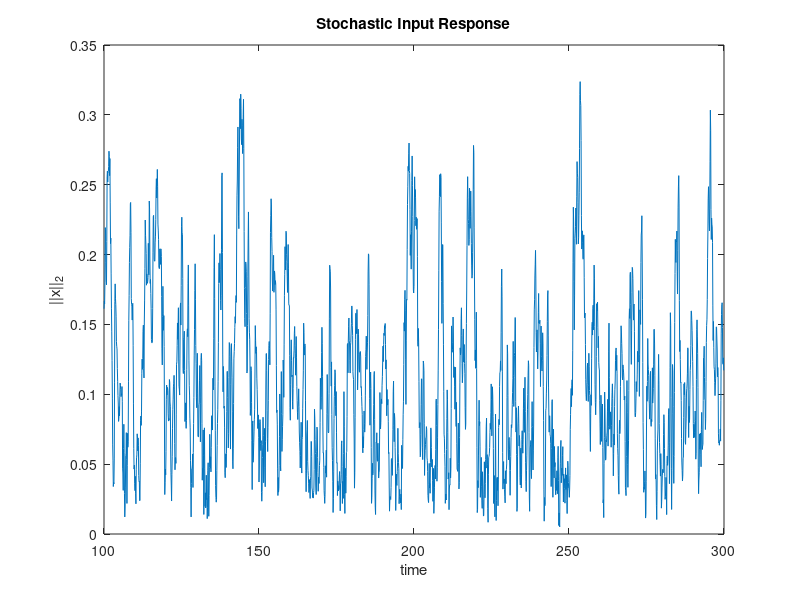
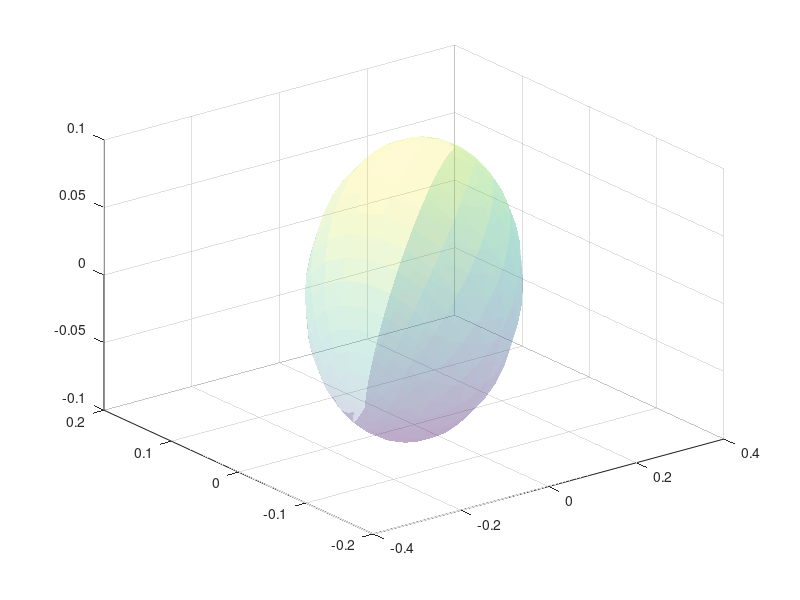

Reproduce these figures in MATLAB, in order. (Note: this script raises an error after producing the figures.)
clear; clc; close all

rng(42);
n = 3;
I = eye(n);
Sigma_w = 0.1 * I; % Uncorrelated noise

% Derive A
% S = randn(n);
% S = 0.5 * (S - S'); % Ensure skew-symmetry
% Sigma = I;
% A = (-1/2 * Sigma_w + S) / Sigma;

% Derive Sigma
S = randn(n); S = 0.5*(S - S'); % Random skew-symmetric part
Q = randn(n); Q = Q'*Q; % Random negative definite part
A = -Q + S;            
Sigma = lyap(A, Sigma_w);
S = 0.5 * (A * Sigma - Sigma * A.');

ev = eig(A);
fprintf('max real part = %.4g\n', max(real(ev)));

% Simulation parameters
n_time = 2e3; %1e4; % Simulation time steps
transient_length = 1e3;
tr = 0.1; % Sampling period
t = 0 : tr : (n_time + transient_length - 1) * tr;

%% SIMULATE W/STOCHASTIC INPUT
sys = ss(A, eye(n), eye(n), zeros(n));
w = mvnrnd(zeros(1, n), Sigma_w, length(t)); % Generate noise input
y_stoch = lsim(sys, w, t); % Simulate LTI response to noise
y_stoch = y_stoch(transient_length + 1:end,:); % Remove transient

% Plot the norm of the state vector
figure, plot(t(transient_length + 1:end), vecnorm(y_stoch, 2, 2))
xlabel('time'); ylabel('||x||_2');
title('Stochastic Input Response')

% Animate state vector evolution
% animate3(y_stoch)

% State evolution in 2D/3D after PCA
% [coeff, score, latent, tsquared, explained, mu] = pca(y_sim);
% y_reduced3 = score(:, 1:3); animate3(y_reduced3)
% y_reduced2 = score(:, 1:2); animate2(y_reduced2)

%% STATE EVOLUTION & STEADY-STATE COVARIANCE
% Plot ellipsoid
[U, D] = eig(Sigma); % eigenvectors & eigenvalues
radii = sqrt(diag(D)); % principal axes
[xs, ys, zs] = sphere(20); % unit sphere
ellipsoid_pts = U * diag(radii) * [xs(:)'; ys(:)'; zs(:)'];
X = reshape(ellipsoid_pts(1,:) , size(xs));
Y = reshape(ellipsoid_pts(2,:) , size(ys));
Z = reshape(ellipsoid_pts(3,:) , size(zs));

figure; hold on; grid on; view(3);
surf(X, Y, Z, 'FaceAlpha',0.2, 'EdgeColor','none');
plot3(mean(y_stoch(:,1)), mean(y_stoch(:,2)), mean(y_stoch(:,3)), 'k+', 'MarkerSize',10);

% Animate trajectory
h = animatedline('LineWidth',1);
for i = 1:n_time
    addpoints(h, y_stoch(i,1), y_stoch(i,2), y_stoch(i,3));
    drawnow;
end

xlabel('PC_1'); ylabel('PC_2'); zlabel('PC_3');

%% SYNCHRONIZATION
% Filter to narrow band
fpass = [0.1, 1.0];
fs = 1 / tr;
[b, a] = butter(4, fpass / (fs / 2), 'bandpass'); % 4th-order Butterworth filter
y_filt = filtfilt(b, a, y_stoch);
z = hilbert(y_filt);
phi = angle(z);

% figure, axis equal
% theta = linspace(0, 2*pi, 100);
% for k = 1:size(phi, 1)
%     cla
%     Rvec = mean(exp(1i*phi(k,:)));
%     plot(cos(theta), sin(theta), 'k--'), hold on
%     quiver(zeros(1,n), zeros(1,n), cos(phi(k,:)), sin(phi(k,:)), 0, 'b-')
%     hold on
%     quiver(0, 0, real(Rvec), imag(Rvec), 0, 'r', 'LineWidth', 2)
%     title(sprintf('t = %.2f, |R| = %.2f', t(k), abs(Rvec)))
%     drawnow, pause(.1)
% end

t_steady = t(transient_length + 1:end);
R = abs(mean(exp(1i*phi(:,:)), 2));
x = t_steady(:);
r = R(:);
win_sec = 30;
dt = x(2)-x(1);
w = max(1, round(win_sec / dt));
mu = movmean(r, w);       % centered moving mean
s  = movstd (r, w, 0);    % centered moving std (sample std)

figure, hold on
fill([x; flipud(x)], [mu+s; flipud(mu-s)], [0.9 0.9 1])
plot(x, r, 'b'), plot(x, mu, 'r-', 'LineWidth', 2)
yline(mean(r), 'k--', 'LineWidth', 2)                      
xlabel('Time (s)'); ylabel('R(t)'); title('Moving mean ± moving std')

%% SIMULATE AUTONOMOUS
x0 = 2 * ones(n,1);  % initial condition
options = odeset('RelTol', 1e-8, 'AbsTol', 1e-10);
[t_aut, y_aut] = ode45(@(t,x) A*x, t, x0, options);

% Plot the norm of the state vector
figure, plot(t_aut, vecnorm(y_aut, 2, 2))
xlabel('time'); ylabel('||x||_2');
title('Autonomous response (ode45)')

% Animate state vector evolution
% animate3(y_aut)

%% COVARIANCE MATRIX
% Max lag has to be inferior to total simulation time (in transient)
% because otherwise there wouldn't be enough data points to form the lagged
% pair. If I choose maxLag > length(t) then I have empty plot.
maxLag = 400;  % number of lags to evaluate
lags = (0:maxLag) * tr;

% Theoretical covariance
Sigma_tau = @(tau) expm(A * tau) * Sigma;
stds_th = sqrt(diag(Sigma));
normMat_th = stds_th * stds_th.';
Sigma_th = nan(n,n,numel(lags));
for k = 1:numel(lags)
    tau = lags(k);
    Sigma_th(:,:,k) = Sigma_tau(tau) ./ normMat_th; % Pearson correlation
end

% Empirical covariance
Sigma_emp0 = (y_stoch' * y_stoch) / size(y_stoch,1);
stds_emp = sqrt(diag(Sigma_emp0));
normMat_emp = stds_emp * stds_emp';
Sigma_emp = nan(n,n,numel(lags));
for k = 0:maxLag
    X = y_stoch(1:end-k, :);
    X_lag = y_stoch(1+k:end, :);
    Sigma_emp(:,:,k+1) = (X_lag' * X) / (size(y_stoch, 1) - k) ./ normMat_emp;
end

% Extend to negative lags based on property C_ij(-tau) = C_ji(tau)
lags_full = [-fliplr(lags(2:end)), lags]; % Symmetric lag vector
Sigma_th_full = nan(n,n,numel(lags_full));
Sigma_emp_full = nan(n,n,numel(lags_full));
for i = 1:n
    for j = 1:n
        Cth_pos = squeeze(Sigma_th(i,j,:));
        Cth_neg = squeeze(Sigma_th(j,i,2:end));
        Sigma_th_full(i,j,:) = [flipud(Cth_neg); Cth_pos];

        Cemp_pos = squeeze(Sigma_emp(i,j,:));
        Cemp_neg = squeeze(Sigma_emp(j,i,2:end));
        Sigma_emp_full(i,j,:) = [flipud(Cemp_neg); Cemp_pos];
    end
end

figure;
for i = 1:n
    for j = 1:n
        subplot(n,n,(i-1)*n+j);
        plot(lags_full, squeeze(Sigma_th_full(i,j,:)),'r-'); hold on;
        plot(lags_full, squeeze(Sigma_emp_full(i,j,:)),'b--');
        title(sprintf('\\Sigma_{%d%d}(\\tau)',i,j));
        xlabel('\tau'); grid on;
        if i==1 && j==1
            legend('Theory','Empirical');
        end
    end
end
sgtitle('Auto/Cross-Covariance');

figure;
for i = 1:n
    for j = 1:n
        subplot(n,n,(i-1)*n+j);
        Cth = squeeze(Sigma_th_full(i,j,:));
        Cth_sym = 0.5 * (Cth + flipud(Cth));
        Cth_asym = 0.5 * (Cth - flipud(Cth));
        Cemp = squeeze(Sigma_emp_full(i,j,:));
        Cemp_sym = 0.5 * (Cemp + flipud(Cemp));
        Cemp_asym = 0.5 * (Cemp - flipud(Cemp));

        plot(lags_full, Cth_sym, 'r-', 'LineWidth', 1.2); hold on;
        plot(lags_full, Cth_asym, 'b-', 'LineWidth', 1.2);
        plot(lags_full, Cemp_sym, 'r--');
        plot(lags_full, Cemp_asym, 'b--');
        title(sprintf('Sym/Asym C_{%d%d}(\\tau)', i, j));
        xlabel('\tau'); grid on;
        if i==1 && j==1
            legend('Sym (th)','Asym (th)','Sym (emp)','Asym (emp)');
        end
    end
end
sgtitle('Symmetric (Even) vs Asymmetric (Odd) Covariance Components');

% for k = transient_length:(n_time + transient_length - 1)
%     imshow(Ctens(:,:,k), [], 'InitialMagnification', 'fit')
%     title(sprintf('Time-Lagged Covariance \\Sigma(\\tau) at lag \\tau = %.2f', t(k)));
%     drawnow
%     pause(0.01)
% end

%% PSD MATRIX
Fs = 1 / tr;
% FFT algorithm faster with power of 2
Nfft = 2^nextpow2(maxLag + 1);
freqs = Fs * (0:(Nfft/2)) / Nfft;
omega = 2 * pi * freqs;

% Theoretical PSD
Phi_th = nan(n,n,length(freqs));
for k = 1:length(freqs)
    H = 1i * omega(k) * eye(n) - A;
    H_inv = inv(H);
    Phi_th(:,:,k) = H_inv * Sigma_w * (H_inv)';
end

% Empirical PSD
window = hamming(256);
noverlap = 128;
Phi_emp = nan(n, n, Nfft/2+1);
for i = 1:n
    for j = 1:n
        Pij = cpsd(y_stoch(:,i), y_stoch(:,j), window, noverlap, Nfft, Fs);
        Phi_emp(i,j,:) = Pij;  % Complex cross-spectrum
    end
end

figure;
for i = 1:n
    for j = 1:n
        subplot(n,n,(i-1)*n+j);
        plot(omega, abs(squeeze(Phi_th(i,j,:))),'r-'); hold on;
        plot(omega, abs(squeeze(Phi_emp(i,j,:))),'b--');
        title(sprintf('\\Phi_{%d%d}(\\omega)',i,j));
        xlabel('\omega'); grid on;
        if i==1 && j==1
            legend('Theory','Empirical');
        end
    end
end
sgtitle('Cross-Spectral Density Magnitude');

figure;
for i = 1:n
    for j = 1:n
        subplot(n,n,(i-1)*n + j);
        plot(omega, unwrap(angle(squeeze(Phi_th(i,j,:)))),'r-'); hold on;
        plot(omega, unwrap(angle(squeeze(Phi_emp(i,j,:)))),'b--');
        title(sprintf('Phase of \\Phi_{%d%d}(\\omega)', i, j));
        xlabel('\omega'); grid on;
        if i==1 && j==1
            legend('Theory','Empirical');
        end
    end
end
sgtitle('Cross-Spectral Density Phase');

figure;
for i = 1:n
    for j = 1:n
        subplot(n,n,(i-1)*n+j);
        co_th = real(squeeze(Phi_th(i,j,:)));
        quad_th = imag(squeeze(Phi_th(i,j,:)));
        co_emp = real(squeeze(Phi_emp(i,j,:)));
        quad_emp = imag(squeeze(Phi_emp(i,j,:)));

        plot(omega, co_th, 'r-', 'LineWidth', 1.2); hold on;
        plot(omega, quad_th, 'b-', 'LineWidth', 1.2);
        plot(omega, co_emp, 'r--', 'LineWidth', 1);
        plot(omega, quad_emp, 'b--', 'LineWidth', 1);
        title(sprintf('Co/Quad Spectrum \\Phi_{%d%d}(\\omega)', i, j));
        xlabel('\omega'); grid on;
        if i==1 && j==1
            legend('Co-spectrum (theory)','Quad (theory)','Co-spectrum (emp)','Quad (emp)');
        end
    end
end
sgtitle('Co- and Quadrature Spectra');

%% FUNCTIONS
function animate3(data)
    figure; 
    h = animatedline('LineWidth', 1);
    axis([min(data(:,1)) max(data(:,1)) ...
          min(data(:,2)) max(data(:,2)) ...
          min(data(:,3)) max(data(:,3))]);
    grid on
    xlabel('PC_1'); ylabel('PC_2'); zlabel('PC_3');
    view(3)
    
    for i = 1:size(data, 1)
        addpoints(h, data(i, 1), data(i, 2), data(i, 3));
        drawnow
    end
end

function animate2(data)
    figure; 
    h = animatedline('LineWidth', 1);
    axis([min(data(:,1)) max(data(:,1)) ...
          min(data(:,2)) max(data(:,2))]);
    grid on
    xlabel('PC_1'); ylabel('PC_2');
    title('2D Trajectory Animation');
    
    for i = 1:size(data, 1)
        addpoints(h, data(i, 1), data(i, 2));
        drawnow
    end
end
